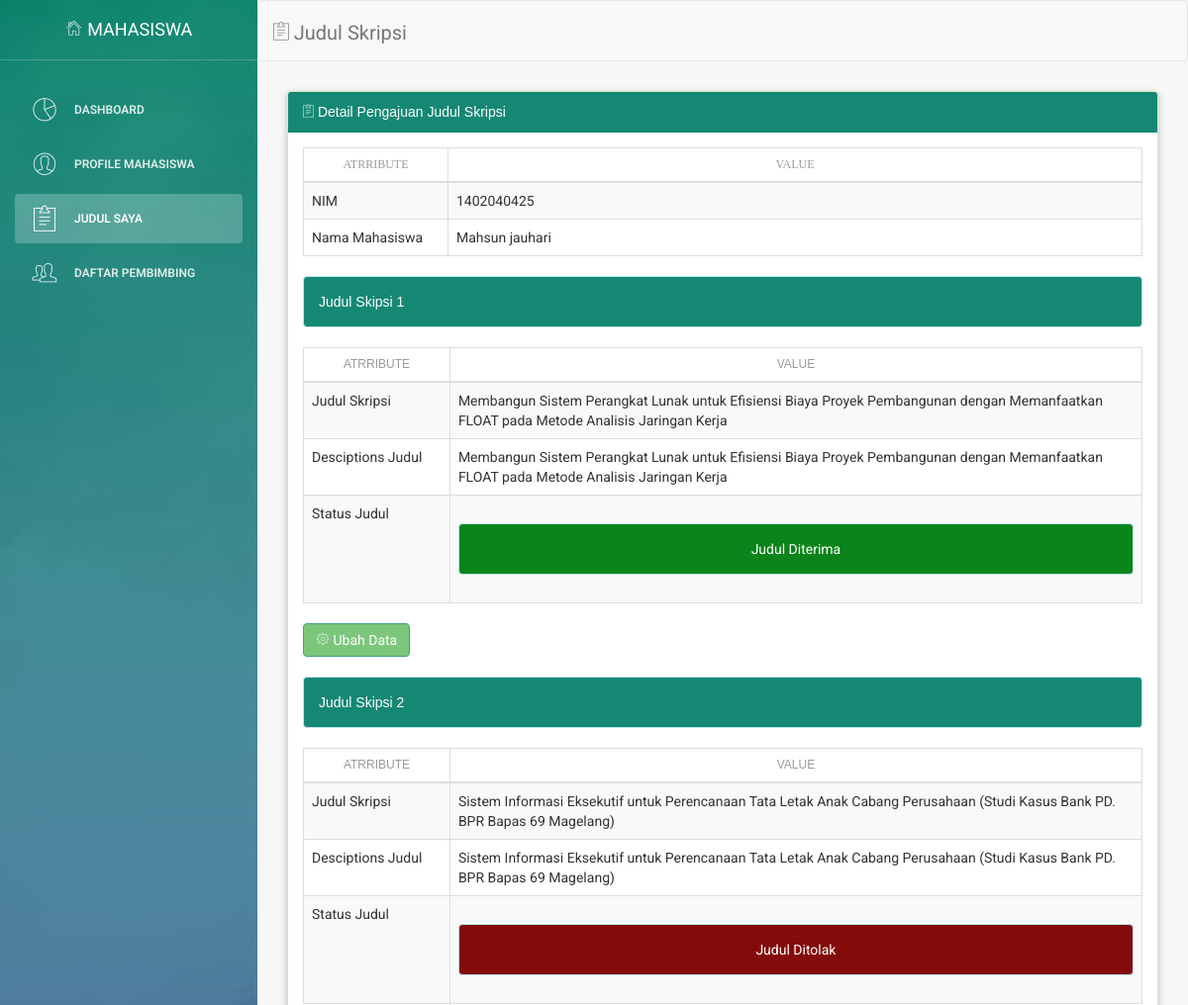
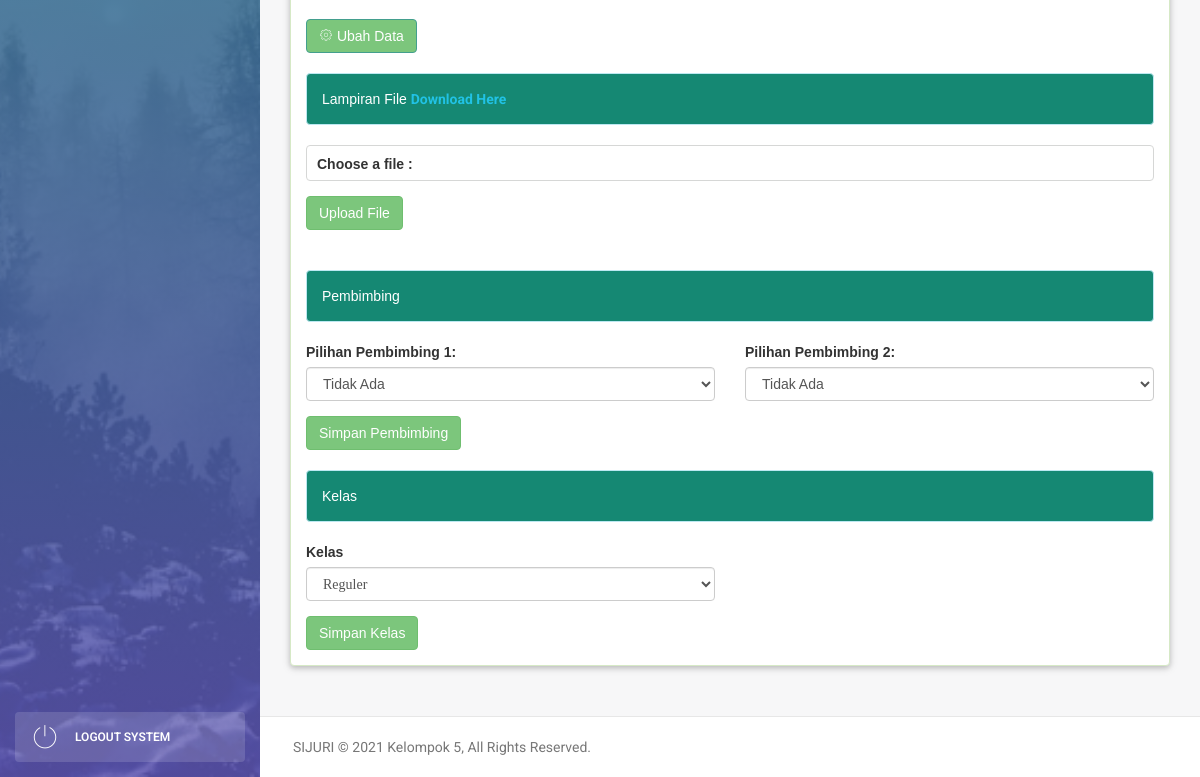
Page /mahasiswa/media.php?action=judul-skripsi (signed in) on the committed database (2 pictures, top to bottom).
### tables this page shows
CREATE TABLE `skripsi` (
  `nim` varchar(16) NOT NULL,
  `judul1` text DEFAULT NULL,
  `desjudul1` text NOT NULL,
  `judul2` text DEFAULT NULL,
  `desjudul2` text NOT NULL,
  `status_judul1` tinyint(4) NOT NULL,
  `status_judul2` tinyint(4) NOT NULL,
  `disetujui` tinyint(4) DEFAULT NULL,
  `prodi` varchar(100) DEFAULT NULL,
  `kelas` varchar(50) DEFAULT NULL,
  `mahasiswa` varchar(255) DEFAULT NULL,
  `pembimbing1` varchar(50) DEFAULT NULL,
  `pembimbing2` varchar(50) DEFAULT NULL,
  `file_url` varchar(255) NOT NULL
);

CREATE TABLE `tbl_pengaturan` (
  `id` int(11) NOT NULL,
  `nama` varchar(50) NOT NULL,
  `isi` text NOT NULL,
  `keterangan` text NOT NULL
);

### library/config.php (called while the page is built, shortened)
<?php
$kKelas = array("Transfer", "Reguler", "Belum Diisi");

### mahasiswa/module/ajukan-judul/judul-skripsi.php (the view, shortened to what this page needs)
<?php
include_once('../library/config.php');
$var = $_SESSION['nim'];
include('../library/database.php');
$query  = "SELECT * FROM skripsi WHERE nim = '$var'";
$result =  mysqli_query($connect, $query);
while ($row = mysqli_fetch_array($result)) {
  $nama        = $row['mahasiswa'];
  $judul1      = $row['judul1'];
  $description1 = $row['desjudul1'];
  $judul2      = $row['judul2'];
  $description2 = $row['desjudul2'];
  $kelas       = $row['kelas'];
  $status1     = $row['status_judul1'];
  $status2     = $row['status_judul2'];
  $lampiran = $row['file_url'];
  $lampiran = $lampiran ? '<a href="../file_up/' . $lampiran . '" style="text-decoration:none; color:#21c2e5; font-weight:bold" target="_blank"> Download Here</a>' : "";
}
if ($status1 == '0') {
  $button1 = '<div class="alert alert-info text-center" style="background-color: #0b6e84;margin-top:20px; color:white;">
                                            Belum Dikoreksi
                                          </div>';
} elseif ($status1 == '1') {
  $button1 = '<div class="alert alert-info text-center" style="background-color: #0b841a;margin-top:20px; color:white;">
                                            Judul Diterima
                                          </div>';
} elseif ($status1 == '2') {
  $button1 = '<div class="alert alert-info text-center" style="background-color: #840b0b;margin-top:20px; color:white;">
                                            Judul Ditolak
                                          </div>';
} else {
  $button1 = '<div class="alert alert-info text-center" style="background-color: #bb6f11;margin-top:20px; color:white;">
                                            Status Tidak Diketahui
                                          </div>';
}
if ($status2 == '0') {
  $button2 = '<div class="alert alert-info text-center" style="background-color: #0b6e84;margin-top:20px; color:white;">
                                            Belum Dikoreksi
                                          </div>';
} elseif ($status2 == '1') {
  $button2 = '<div class="alert alert-info text-center" style="background-color: #0b841a;margin-top:20px; color:white;">
                                            Judul Diterima
                                          </div>';
} elseif ($status2 == '2') {
  $button2 = '<div class="alert alert-info text-center" style="background-color: #840b0b;margin-top:20px; color:white;">
                                            Judul Ditolak
                                          </div>';
} else {
  $button2 = '<div class="alert alert-info text-center" style="background-color: #bb6f11;margin-top:20px; color:white;">
                                            Status Tidak Diketahui
                                          </div>';
}
$nim = $_SESSION['nim'];
$query = "SELECT nim FROM skripsi WHERE nim = '$nim'";
$result =  mysqli_query($connect, $query);
while ($row = mysqli_fetch_array($result)) {
  $register = $row['nim'];
}
?>
<div class="content">
  <div class="container-fluid">
    <div class="row">
      <div class="col-md-12">
        <?php if (isset($register) == '') { ?>
          <div class="panel panel-success" style="box-shadow: 0 2px 5px 0 rgba(0, 0, 0, 0.16), 0 2px 10px 0 rgba(0, 0, 0, 0.12);">
            <div class="unwaha-padding panel-heading text-light" style="color:#fff;background-color: #158873;border-color: #158873; font-family: sans-serif;"> <i class="pe-7s-note2"></i> Detail Pengajuan Judul</div>
            <div class="panel-body">
              <a href="media.php?action=ajukan-judul" class="btn btn-success"><i class="pe-7s-note2"></i> Ajukan Judul Baru</a>
            </div>
          </div>
        <?php } else { ?>
          <div class="panel panel-success" style="box-shadow: 0 2px 5px 0 rgba(0, 0, 0, 0.16), 0 2px 10px 0 rgba(0, 0, 0, 0.12);">
            <div class="unwaha-padding panel-heading text-light" style="color:#fff;background-color: #158873;border-color: #158873; font-family: sans-serif;"> <i class="pe-7s-note2"></i> Detail Pengajuan Judul Skripsi</div>
            <div class="panel-body">
              <div class="table-responsive">
                <table class="table table-bordered table-striped">
                  <thead>
                    <tr>
                      <th class="text-center" width="5%">Atrribute</th>
                      <th class="text-center" width="35%">Value</th>
                    </tr>
                  </thead>
                  <tbody>
                    <tr>
                      <td>NIM</td>
                      <td><?php if (isset($nim)) {
                            echo $nim;
                          } else {
                            echo '<div class="alert alert-danger" role="alert">Data Not Found.</div>';
                          } ?></td>
                    </tr>
                    <tr>
                      <td>Nama Mahasiswa</td>
                      <td><?php if (isset($nama)) {
                            echo $nama;
                          } else {
                            echo '<div class="alert alert-danger" role="alert">Data Not Found.</div>';
                          } ?></td>
                    </tr>
                  </tbody>
                </table>
              </div>
              <div class="alert alert-info" role="alert" style="font-family:sans-serif;background-color:#158873; color:white;">Judul Skipsi 1</div>
              <div class="table-responsive">
                <table class="table table-bordered table-striped" style="font-family:sans-serif">
                  <thead>
                    <tr>
                      <th class="text-center" width="5%">Atrribute</th>
                      <th class="text-center" width="35%">Value</th>
                    </tr>
                  </thead>
                  <tbody>
                    <tr>
                      <td>Judul Skripsi</td>
                      <td><?php if (isset($judul1)) {
                            echo $judul1;
                          } else {
                            echo '<div class="alert alert-danger" role="alert">Data Not Found.</div>';
                          } ?></td>
                    </tr>
                    <tr>
                      <td>Desciptions Judul</td>
                      <td><?php if (isset($description1)) {
                            echo $description1;
                          } else {
                            echo '<div class="alert alert-danger" role="alert">Data Not Found.</div>';
                          } ?></td>
                    </tr>
                    <tr>
                      <td>Status Judul </td>
                      <td><?php if (isset($button1)) {
                            echo $button1;
                          } else {
                            echo '<div class="alert alert-danger" role="alert">Data Not Found.</div>';
                          } ?></td>
                    </tr>
                  </tbody>
                </table>
              </div>
              <a href="media.php?action=edit-judul1" type="button" class="btn btn-success" style="border-color: #158873;color: #fff;"><i class="pe-7s-config"></i> Ubah Data</a>
              <br>
              <br>
              <div class="alert alert-info" role="alert" style="font-family:sans-serif;background-color:#158873; color:white">Judul Skipsi 2</div>
              <div class="table-responsive">
                <table class="table table-bordered table-striped" style="font-family:sans-serif">
                  <thead>
                    <tr>
                      <th class="text-center" width="5%">Atrribute</th>
                      <th class="text-center" width="35%">Value</th>
                    </tr>
                  </thead>
                  <tbody>
                    <tr>
                      <td>Judul Skripsi</td>
                      <td><?php if (isset($judul2)) {
                            echo $judul2;
                          } else {
                            echo '<div class="alert alert-danger" role="alert">Data Not Found.</div>';
                          } ?></td>
                    </tr>
                    <tr>
                      <td>Desciptions Judul</td>
                      <td><?php if (isset($description2)) {
                            echo $description2;
                          } else {
                            echo '<div class="alert alert-danger" role="alert">Data Not Found.</div>';
                          } ?></td>
                    </tr>
                    <tr>
                      <td>Status Judul</td>
                      <td><?php if (isset($button2)) {
                            echo $button2;
                          } else {
                            echo '<div class="alert alert-danger" role="alert">Data Not Found.</div>';
                          } ?></td>
                    </tr>
                  </tbody>
                </table>
              </div>
              <a href="media.php?action=edit-judul2" type="button" class="btn btn-success" style="border-color: #158873;color: #fff; font-family:sans-serif"><i class="pe-7s-config"></i> Ubah Data</a>
              <br>
              <br>
              <div class="alert alert-info" role="alert" style="font-family:sans-serif;background-color:#158873; color:white">Lampiran File <?= $lampiran ?></div>
              <div class="table-responsive" style="font-family: sans-serif;">
                <form action="module/ajukan-judul/update-file.php" method="POST" enctype='multipart/form-data'>
                  <div class="form-group">
                    <span class="control-fileupload">
                      <label for="file">Choose a file :</label>
                    </span>
                  </div>
                  <button type="submit" class="btn btn-success">Upload File</button>
                </form>
              </div>
              <br>
              <br>
              <div class="alert alert-info" role="alert" style="font-family:sans-serif;background-color:#158873; color:white">Pembimbing</div>
              <div class="row" style="font-family: sans-serif;">
                <form action="module/ajukan-judul/update-pembimbing.php" method="POST" id="pembimbing">
                  <div class="col-lg-6">
                    <div class="form-group">
                      <label for="sel1">Pilihan Pembimbing 1:</label>
                      <select class="form-control" name='pembimbing1' required>
                        <option value="">Tidak Ada</option>
                      </select>
                    </div>
                  </div>
                  <div class="col-lg-6">
                    <div class="form-group">
                      <label for="sel1">Pilihan Pembimbing 2:</label>
                      <select class="form-control" name='pembimbing2' required>
                        <option value="">Tidak Ada</option>
                      </select>
                    </div>
                  </div>
                </form>
              </div>
              <button type="submit" form="pembimbing" class="btn btn-success" style="font-family:sans-serif">Simpan Pembimbing</button>
              <br>
              <br>
              <div class="alert alert-info" role="alert" style="font-family:sans-serif;background-color:#158873; color:white">Kelas</div>
              <form action="module/ajukan-judul/update-kelas.php" method="POST" id="kelas">
                <div class="row">
                  <div class="col-lg-6">
                    <div class="form-group">
                      <label for="sel1" style="font-family:sans-serif">Kelas</label>
                      <select class="form-control" name='kelas' required>
                        <?php $i = 0;
                        foreach ($kKelas as $kelasku) {
                          if ($i == $kelas) {
                            echo "<option style='width:100%;' value='$i' selected='selected'>$kelasku</option>";
                          } else {
                            echo "<option style='width:100%;' value='$i'>$kelasku</option>";
                          }
                          $i++;
                        }
                        ?>
                      </select>
                    </div>
                  </div>
                </div>
                <button type="submit" form="kelas" class="btn btn-success" style="font-family:sans-serif">Simpan Kelas</button>
              </form>
            </div>
          </div>
        <?php } ?>
      </div>
    </div>
  </div>
</div>

### mahasiswa/part/footer.php (shortened to what this page needs)
<footer class="footer">
    <div class="container-fluid">
        <p class="copyright pull-left">
            <?= $footer_title ?>
        </p>
    </div>
</footer>
</div>
</div>
</body>
</html>

### mahasiswa/part/header.php (style rules this page uses)
.control-fileupload { display: block; border: 1px solid #d6d7d6; background: #FFF; border-radius: 4px; width: 100%; height: 36px; line-height: 36px; padding: 0px 10px 2px 10px; overflow: hidden; position: relative; }
body { font-family: sans-serif; }

### rows in the picture
skripsi: mahasiswa "Mahsun jauhari", judul1 "Membangun Sistem Perangkat Lunak untuk Efisiensi Biaya Proyek Pembangunan dengan Memanfaatkan FLOAT pada Metode Analisis Jaringan Kerja", desjudul1 "Membangun Sistem Perangkat Lunak untuk Efisiensi Biaya Proyek Pembangunan dengan Memanfaatkan FLOAT pada Metode Analisis Jaringan Kerja", judul2 "Sistem Informasi Eksekutif untuk Perencanaan Tata Letak Anak Cabang Perusahaan (Studi Kasus Bank PD. BPR Bapas 69 Magelang)", desjudul2 "Sistem Informasi Eksekutif untuk Perencanaan Tata Letak Anak Cabang Perusahaan (Studi Kasus Bank PD. BPR Bapas 69 Magelang)", kelas "Reguler"
tbl_pengaturan: isi "SIJURI © 2021 Kelompok 5, All Rights Reserved."

### other values in the picture
$title "Judul Skripsi"
$nim "1402040425"
